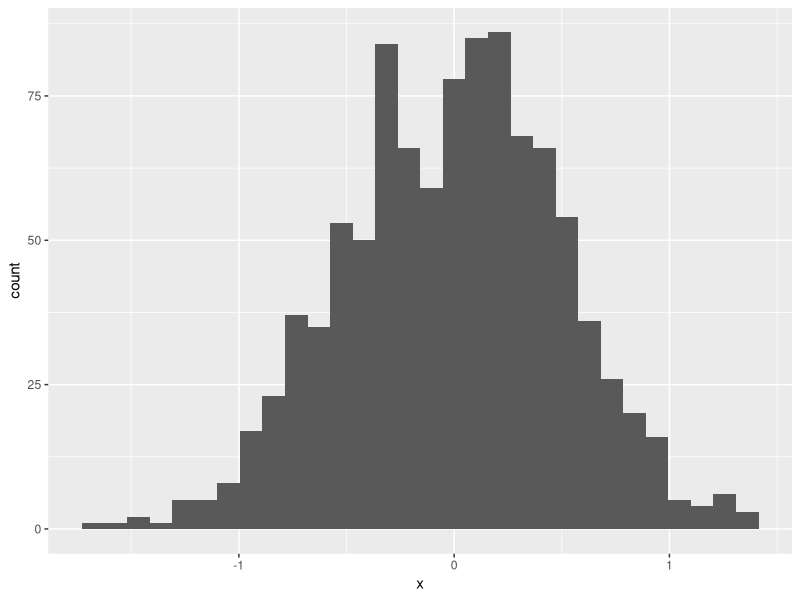
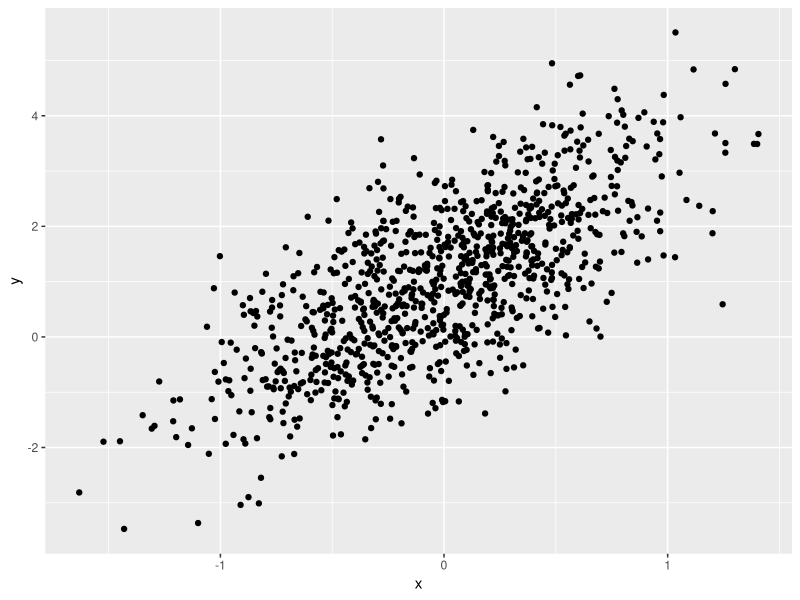
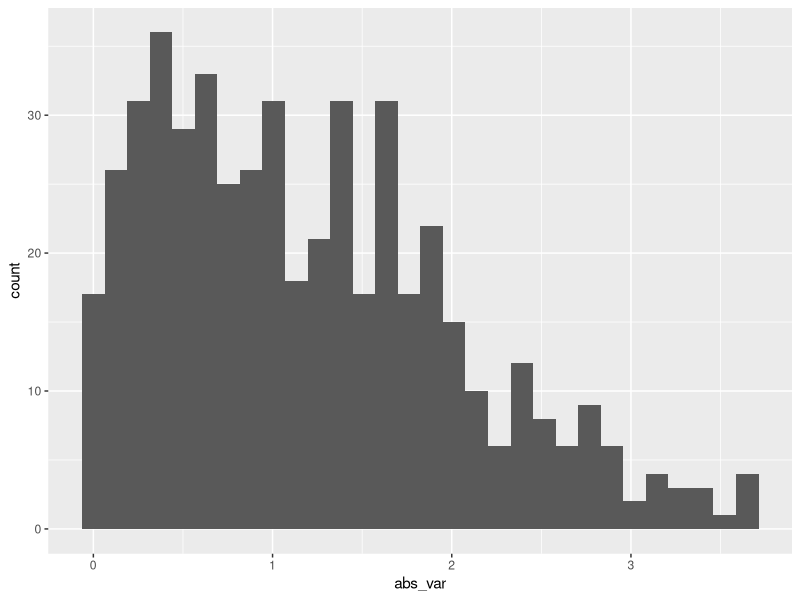

The R script that drew these images, in order: (Note: this script raises an error after producing the figures.)
## ---- chunk 1
library(tidyverse)
# echo hides code chunk, message = F hide the message/suggestions/flags
# eval = F means let the code do not run
## ---- chunk 2
samp = rnorm(100) #only codein ``` will run
length(samp)
## ---- chunk 3
plot_df = 
  tibble(
    x = rnorm(1000, sd = 0.5),
    y = 1 + 2*x + rnorm(1000)
  )

head(plot_df)
## ---- chunk 4
ggplot(plot_df, aes(x = x)) + geom_histogram()

ggplot(plot_df, aes(x = x, y = y)) + geom_point()
#echo = F meaning removing the code display in the html
## ---- chunk 5
la_df = tibble(
  num_var = rnorm(500, mean = 1),
  log_var = num_var > 0, # logical factor means T or F
  abs_var = abs(num_var)
)

ggplot(la_df, aes(x = abs_var)) + geom_histogram()
## ---- chunk 6
ggplot(la_df, aes(x = x)) + geom_histogram()
